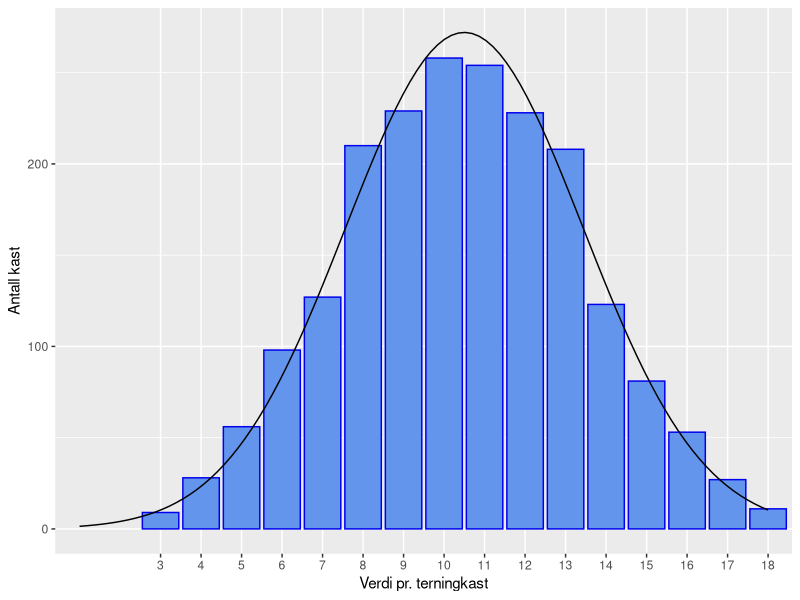

This chart was generated by the following R code:

library(tibble)
library(ggplot2)

## Demo sentralgrenseteoremet

# Tiltenkt brukt til å forklare/demonstrere sentralgrenseteoremet i undervisning.
# For å bruke: Bytt ut tallene som angir "terninger" og "repetisjoner", og kjør all koden.
# Fornuftige verdier for antall terninger: 1-20 (1-4/5 holder i massevis for å forklare poenget).
# Fornuftige verdier for antall repetisjoner: 1-20000.

# Antall terninger pr. kast
terninger <- 3

# Antall ganger terningene kastes
repetisjoner <- 2000

# Lag en tom resultattabell
resultat <- integer(0)
tabell <- tibble(
        verdi = terninger:(6*terninger),
        antall = 0)

# Gjenta det følgende så mange ganger som angitt
for(i in 1:repetisjoner){
        # Kast antallet terninger som er angitt
        kast <- sample(1:6, size = terninger, replace = TRUE)
        # Legg summen av terningkastet til resultatet
        resultat <- c(resultat, sum(kast))
        tabell$antall[sum(kast)-(terninger-1)] <- tabell$antall[sum(kast)-(terninger-1)]+1
}

# Plott antall ganger vi fikk hvert resultat
plot <- ggplot(data = tabell) + 
        geom_col(
                mapping = aes(
                        x = verdi,
                        y = antall,
                        colour = I("blue2"),
                        fill = I("cornflowerblue"))) +
        scale_x_discrete(
                name = "Verdi pr. terningkast",
                limits = as.character(1:(6*terninger)),
                breaks = as.character(terninger:(6*terninger)),
                labels = as.character(terninger:(6*terninger))) +
        scale_y_continuous(name = "Antall kast") +
# Legg til normalfordelingskurve
        if(terninger > 1 & repetisjoner > 10){
        stat_function( 
                fun = function(x, mean, sd){ 
                        dnorm(
                                x = x,
                                mean = mean(tabell$verdi),
                                sd = sd(resultat)) * length(resultat)
                }, 
                args = c(mean = mean, sd = sd))
        }
print(plot)